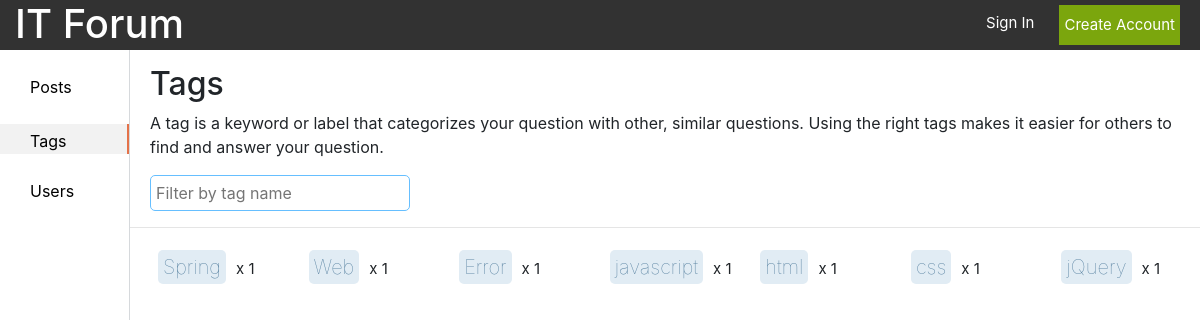
The page /tags/ on the database as committed earlier.
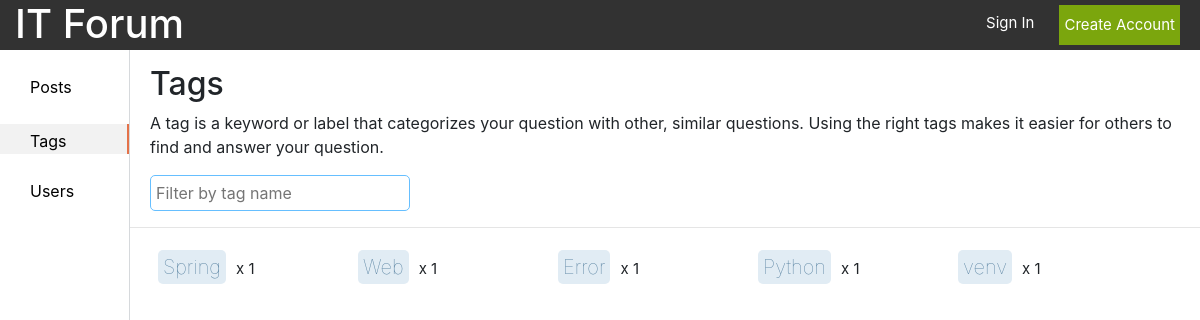
The same page on the database as committed later.
### forum/models.py (models this page shows, shortened)
class Tag(models.Model):
    id = models.AutoField(primary_key=True)
    name = models.CharField(max_length=15, unique=True)
    context = models.TextField(default='', blank=True, null=True)
    creator = models.ForeignKey(UserProfile, on_delete=models.CASCADE)
    create = models.DateTimeField(auto_now_add=True)
    count = models.IntegerField(default=0)

### forum/views.py (the view)
# urls.py: path('tags/', views.tags, name='tags'),
def tags(request):
    all_tags = Tag.objects.all()
    form = CreateTag()
    context = {'tags': all_tags, 'form': form}
    return render(request, 'tag/tags.html', context=context)

### forum/forms.py
class CreateTag(ModelForm):
    class Meta:
        model = Tag
        fields = ('name', 'context')

### templates/tag/tags.html (shortened to what this page needs)
{% load static %}
<!DOCTYPE html>
<html lang="en">
<head>
    <link rel="stylesheet" href="https://stackpath.bootstrapcdn.com/bootstrap/4.1.3/css/bootstrap.min.css"
>
    <link rel="stylesheet" href="{% static 'css/style.css' %}">
</head>
<body>
<header class="header container-fluid d-flex justify-content-between">
    <a href="/">
        <h1>IT Forum</h1>
    </a>
    {% if user.is_authenticated %}
        <div class="d-flex justify-content-end">
            <span class="username"><a href="/profile">{{ user.username }}</a></span>
            <a class="log_out" href="/logout">
                <p class="small_text">Log out</p>
            </a>
        </div>
    {% else %}
        <div class="d-flex justify-content-end">
            <a class="sign_in_text" href="/login">
                <p class="small_text">Sign In</p>
            </a>
            <button class="btn-default green_btn small_text" onclick="location.href='/registration'">Create Account
            </button>
        </div>
    {% endif %}
</header>
<section class="d-flex content">
    <div class="list">
        <ul class="left_sidebar">
            <li id="posts"><a href="/posts">Posts</a></li>
            <li id="tags"><a href="/tags">Tags</a></li>
            <li is="users"><a href="/users">Users</a></li>
        </ul>
    </div>
    <div class="page">
        <div class="tags_head">
            <div class="d-flex justify-content-between">
                <h2>Tags</h2>
            </div>
            <p>A tag is a keyword or label that categorizes your question with other, similar questions. Using the right
                tags makes it easier for others to find and answer your question.</p>
            <input type="text" class="search_field" placeholder="Filter by tag name"/>
        </div>
        <hr/>
        <div>
            {% if tags %}
                <div class="d-flex p-2">
                    {% for tag in tags %}
                        <div class="tag_div">
                            <p><span class="tag_names"
                                     onclick="location.href = '/posts?tag={{ tag.name }}'">{{ tag.name }}</span><span
                                    class="tag_count">x {{ tag.count }}</span></p>
                        </div>
                    {% endfor %}
                </div>
            {% endif %}
        </div>
    </div>
</section>
</body>
</html>

Rows that differ between the two databases and show on the page:
removed Tag: name "javascript", count "1"
removed Tag: name "html", count "1"
removed Tag: name "css", count "1"
removed Tag: name "jQuery", count "1"
added Tag: name "Python", count "1"
added Tag: name "venv", count "1"
